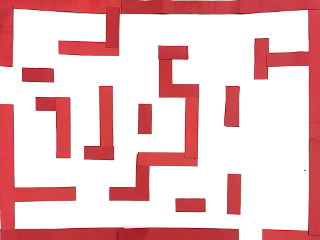
#> input picture gims_labyrinth/python_stuff/test_imgs/real_maze.png, 320 x 240 px
$ python maze_path_drawer.py
#> lines starting #> are read from the running program, lines starting #| are printed output that depends on the picture
import matplotlib.pyplot as plt
import numpy as np
import imageio

#bin_maze_im = (imageio.imread("../test_imgs/maze_noiseless.bmp") > 0).astype(int)
#bin_maze_im = (imageio.imread("../test_imgs/maze_complicated.bmp") > 0).astype(int)
#bin_maze_im = (imageio.imread("../test_imgs/real_maze.png") > 0).astype(int)
bin_maze_im = imageio.imread("../test_imgs/real_maze.png")
#> bin_maze_im is the input picture: shape (240, 320, 3); mean R, G, B 236.8, 193.1, 194.8
path_pts = []
with open("maze_sol.txt", 'r') as f:
#> (reads gims_labyrinth/python_stuff/verilog_testing/maze_sol.txt from the repository)
    lines = f.readlines()
    for line in lines:
        x = int(line[0:9],2)
        y = int(line[9:17],2)
        path_pts.append([x, y])

plt.figure()
plt.imshow(bin_maze_im, cmap='Greys')
plt.plot(*zip(*path_pts), c="b")
plt.show()
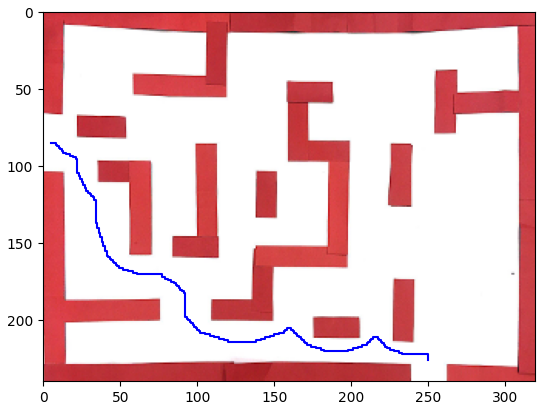
#> figure drawn by matplotlib, 1 panel
